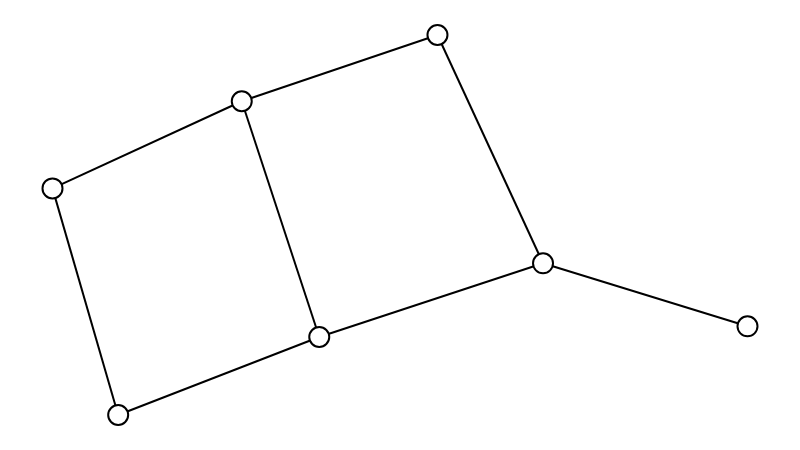
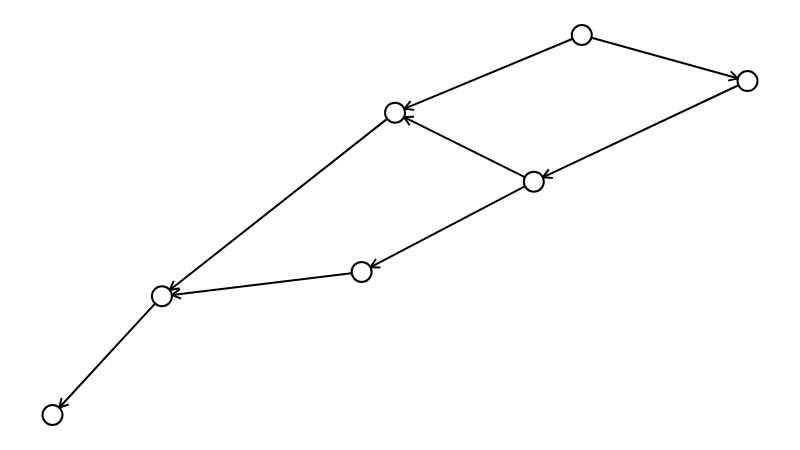

The code cell stored with these charts, in order, in its notebook:
### Markdown cell above
Mostrando um grafo

### Code cell
sn.show_graph(ug)
sn.show_graph(dg)

### Figure 1 — Plotly figure (JSON) as saved in the notebook; plotly's stock layout.template omitted (floating-point values rounded to 4 significant figures)
{"data": [{"hoverinfo": "none", "line": {"color": "rgb(0, 0, 0)", "width": 2}, "mode": "lines", "type": "scatter", "uid": "f6607918-d40e-4d59-8cd4-8eab9423aaf0", "x": [0.09451, 0, null, 0.09451, 0.3838, null, 0, 0.2723, null, 0.2723, 0.5539, null, 0.2723, 0.3838, null, 0.5539, 0.7058, null, 0.3838, 0.7058, null, 0.7058, 1, null], "y": [0, 0.5963, null, 0, 0.2053, null, 0.5963, 0.8257, null, 0.8257, 1, null, 0.8257, 0.2053, null, 1, 0.3993, null, 0.2053, 0.3993, null, 0.3993, 0.2333, null]}, {"hoverinfo": "none", "marker": {"color": "rgb(255, 255, 255)", "line": {"color": "rgb(0, 0, 0)", "width": 2}, "size": 20}, "mode": "markers+text", "text": [], "textfont": {"color": "rgb(0, 0, 0)"}, "textposition": "middle center", "type": "scatter", "uid": "16d2902f-21a7-4133-8f88-64ad0d7bbd3d", "x": [0.09451, 0, 0.2723, 0.5539, 0.3838, 0.7058, 1], "y": [0, 0.5963, 0.8257, 1, 0.2053, 0.3993, 0.2333]}], "layout": {"height": 450, "margin": {"b": 0, "l": 0, "r": 0, "t": 0}, "showlegend": false, "width": 800, "xaxis": {"showgrid": false, "showticklabels": false, "zeroline": false}, "yaxis": {"showgrid": false, "showticklabels": false, "zeroline": false}}}

### Figure 2 — Plotly figure (JSON) as saved in the notebook; plotly's stock layout.template omitted (floating-point values rounded to 4 significant figures)
{"data": [{"hoverinfo": "none", "line": {"color": "rgb(0, 0, 0)", "width": 2}, "mode": "lines", "type": "scatter", "uid": "c1dba279-7fa4-46ae-9cdb-956906385088", "x": [0.7616, 1, null, 0.9862, 0.9722, null, 0.9862, 0.9759, null, 0.7616, 0.4929, null, 0.5061, 0.5151, null, 0.5061, 0.5204, null, 1, 0.6926, null, 0.7056, 0.714, null, 0.7056, 0.7199, null, 0.6926, 0.4448, null, 0.4575, 0.4655, null, 0.4575, 0.4719, null, 0.6926, 0.4929, null, 0.5057, 0.5201, null, 0.5057, 0.514, null, 0.4448, 0.1574, null, 0.1717, 0.1834, null, 0.1717, 0.1851, null, 0.4929, 0.1574, null, 0.1687, 0.1744, null, 0.1687, 0.1829, null, 0.1574, 0, null, 0.009727, 0.01319, null, 0.009727, 0.02333, null], "y": [1, 0.8789, null, 0.8859, 0.88, null, 0.8859, 0.9042, null, 1, 0.7957, null, 0.8057, 0.8262, null, 0.8057, 0.803, null, 0.8789, 0.6141, null, 0.6253, 0.6465, null, 0.6253, 0.6238, null, 0.6141, 0.3766, null, 0.3888, 0.4106, null, 0.3888, 0.3884, null, 0.6141, 0.7957, null, 0.784, 0.785, null, 0.784, 0.7624, null, 0.3766, 0.3127, null, 0.3158, 0.3311, null, 0.3158, 0.3061, null, 0.7957, 0.3127, null, 0.3289, 0.3531, null, 0.3289, 0.3333, null, 0.3127, 0, null, 0.01932, 0.04479, null, 0.01932, 0.02775, null]}, {"hoverinfo": "none", "marker": {"color": "rgb(255, 255, 255)", "line": {"color": "rgb(0, 0, 0)", "width": 2}, "size": 20}, "mode": "markers+text", "text": [], "textfont": {"color": "rgb(0, 0, 0)"}, "textposition": "middle center", "type": "scatter", "uid": "233d5ce0-6241-4138-936e-d02d62a372cf", "x": [0.7616, 1, 0.6926, 0.4448, 0.4929, 0.1574, 0], "y": [1, 0.8789, 0.6141, 0.3766, 0.7957, 0.3127, 0]}], "layout": {"height": 450, "margin": {"b": 0, "l": 0, "r": 0, "t": 0}, "showlegend": false, "width": 800, "xaxis": {"showgrid": false, "showticklabels": false, "zeroline": false}, "yaxis": {"showgrid": false, "showticklabels": false, "zeroline": false}}}
